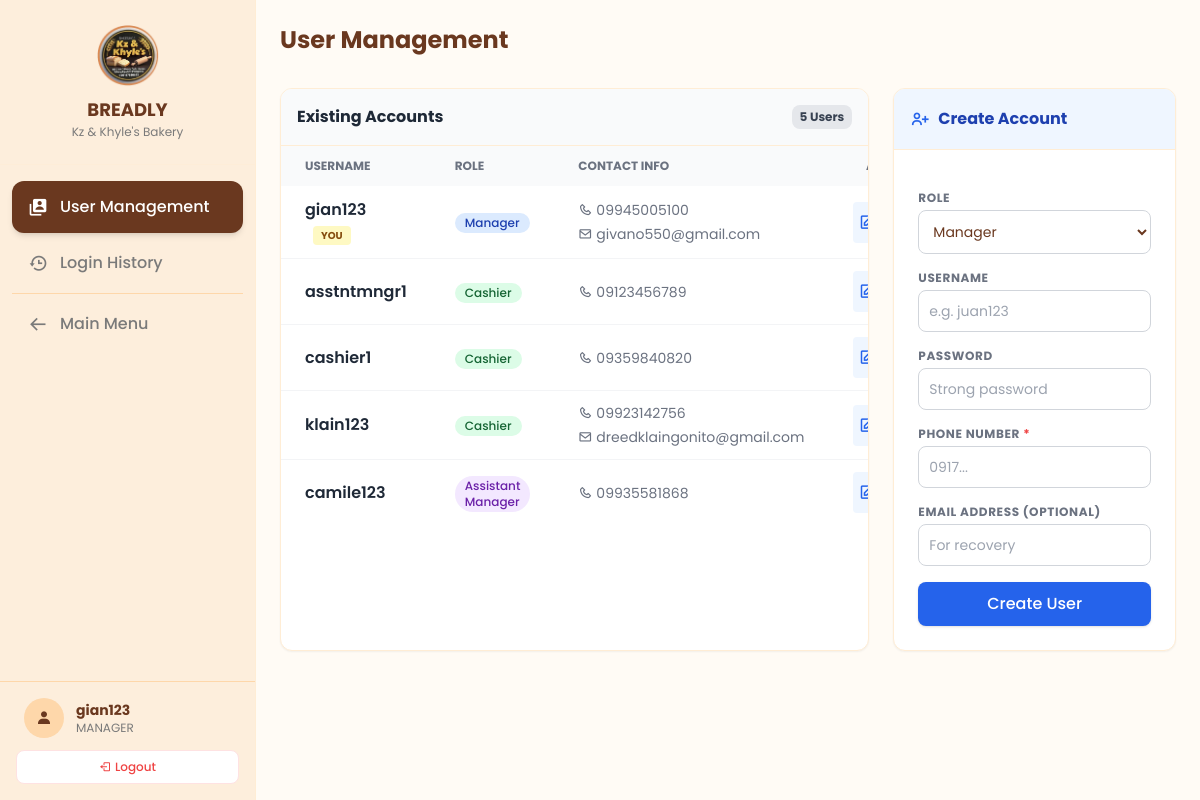
Page /nav/account_management.php (signed in) on the committed database.
### tables this page shows
CREATE TABLE `users` (
  `user_id` int(11) NOT NULL,
  `username` varchar(100) NOT NULL,
  `password` varchar(255) DEFAULT NULL,
  `role` enum('manager','cashier','assistant_manager') NOT NULL,
  `email` varchar(150) DEFAULT NULL,
  `phone_number` varchar(11) NOT NULL,
  `enable_daily_report` tinyint(1) NOT NULL DEFAULT 0 COMMENT 'For daily SMS reports',
  `created_at` timestamp NOT NULL DEFAULT current_timestamp()
);

### db_connection.php (called while the page is built, shortened)
<?php
class Database {
    public $conn;
    private function connect() {
        $this->conn = null;
        try {
            $dsn = "mysql:host=" . DB_HOST . ";dbname=" . DB_NAME . ";charset=utf8mb4";
            $options = [
                PDO::ATTR_ERRMODE => PDO::ERRMODE_EXCEPTION,
                PDO::ATTR_DEFAULT_FETCH_MODE => PDO::FETCH_ASSOC,
                PDO::ATTR_EMULATE_PREPARES => false,
            ];
            $this->conn = new PDO($dsn, DB_USER, DB_PASS, $options);
            $this->conn->exec("SET time_zone = '+08:00';");
        } catch (PDOException $e) {
            error_log("Database Connection Failed: " . $e->getMessage());
            die("Database Connection Error. Check error logs.");
        }
    }
    public function getConnection() {
        return $this->conn;
    }
}
?>

### src/AbstractManager.php (called while the page is built, shortened)
<?php
require_once '../db_connection.php';
abstract class AbstractManager {
    public function __construct() {
        $db = new Database();
        $this->conn = $db->getConnection();
    }
}
?>

### src/UserManager.php (called while the page is built, shortened)
<?php
require_once 'AbstractManager.php';
class UserManager extends AbstractManager implements ListableData {
    public function getAllUsers() {
        try {
            $stmt = $this->conn->prepare("CALL AdminGetAllUsers()");
            $stmt->execute();
            return $stmt->fetchAll(PDO::FETCH_ASSOC);
        } catch (PDOException $e) {
            error_log("Get Users Error: " . $e->getMessage());
            return [];
        }
    }
}
?>

### nav/account_management.php (the view, shortened to what this page needs)
<?php
require_once '../src/UserManager.php';
$userManager = new UserManager();
$current_role = $_SESSION["role"];
$is_edit = false;
$edit_data = [];
$users = $userManager->getAllUsers();
?>
<!DOCTYPE html>
<html lang="en">
<head>
    <link href='https://unpkg.com/boxicons@2.1.4/css/boxicons.min.css' rel='stylesheet'>
    <script src="https://cdn.tailwindcss.com"></script>
</head>
<body class="bg-breadly-bg text-breadly-dark font-sans h-screen flex overflow-hidden selection:bg-orange-200">
    <aside class="hidden lg:flex w-64 flex-col bg-breadly-sidebar h-full border-r border-orange-100 shrink-0 transition-all duration-300" id="sidebar">
        <div class="p-6 text-center border-b border-orange-100/50">
            <img src="../images/kzklogo.png" alt="BREADLY Logo" class="w-16 mx-auto mb-2">
            <h5 class="font-bold text-lg text-breadly-dark">BREADLY</h5>
            <p class="text-xs text-breadly-secondary">Kz & Khyle's Bakery</p>
        </div>
        <nav class="flex-1 overflow-y-auto py-4 px-3 space-y-1">
            <a href="account_management.php" class="flex items-center gap-3 px-4 py-3 rounded-xl transition-colors bg-breadly-dark text-white shadow-md">
                <i class='bx bxs-user-account text-xl'></i><span class="font-medium">User Management</span>
            </a>
            <a href="login_history.php" class="flex items-center gap-3 px-4 py-3 rounded-xl transition-colors text-breadly-secondary hover:bg-orange-100 hover:text-breadly-dark">
                <i class='bx bx-history text-xl'></i><span class="font-medium">Login History</span>
            </a>
            <div class="my-4 border-t border-orange-200"></div>
            <a href="../index.php" class="flex items-center gap-3 px-4 py-3 rounded-xl text-breadly-secondary hover:bg-orange-100 hover:text-breadly-dark transition-colors">
                <i class='bx bx-arrow-back text-xl'></i><span class="font-medium">Main Menu</span>
            </a>
        </nav>
        <div class="p-4 border-t border-orange-200">
            <div class="flex items-center gap-3 px-2 mb-3">
                <div class="w-10 h-10 rounded-full bg-orange-200 flex items-center justify-center text-breadly-dark font-bold"><i class='bx bxs-user'></i></div>
                <div class="flex-1 min-w-0">
                    <p class="text-sm font-bold text-breadly-dark truncate"><?php echo htmlspecialchars($_SESSION['username']); ?></p>
                    <p class="text-xs text-breadly-secondary uppercase"><?php echo str_replace('_', ' ', $current_role); ?></p>
                </div>
            </div>
            <a href="logout.php" class="flex items-center justify-center gap-1 py-2 text-xs font-medium text-red-500 bg-white border border-red-100 rounded-lg hover:bg-red-50 transition-colors">
                <i class='bx bx-log-out'></i> Logout
            </a>
        </div>
    </aside>
    <main class="flex-1 flex flex-col h-full overflow-hidden relative w-full">
        <div class="p-6 pb-2 flex flex-col md:flex-row md:items-center justify-between gap-4 bg-breadly-bg z-10">
            <div class="flex items-center gap-3">
                <h1 class="text-2xl font-bold text-breadly-dark">User Management</h1>
            </div>
        </div>
        <div class="flex-1 overflow-y-auto p-6 pb-20">
            <div class="grid grid-cols-1 lg:grid-cols-3 gap-6">
                <div class="lg:col-span-2">
                    <div class="bg-white rounded-xl shadow-sm border border-orange-100 overflow-hidden h-full flex flex-col">
                        <div class="p-4 border-b border-orange-100 flex justify-between items-center bg-gray-50">
                            <h5 class="font-bold text-gray-800">Existing Accounts</h5>
                            <span class="bg-gray-200 text-gray-700 px-2 py-1 rounded-lg text-xs font-bold"><?php echo count($users); ?> Users</span>
                        </div>
                        <div class="flex-1 overflow-y-auto p-0">
                            <table class="w-full text-left border-collapse">
                                <thead class="bg-gray-50 text-xs uppercase text-gray-500 font-semibold">
                                    <tr>
                                        <th class="px-6 py-3">Username</th>
                                        <th class="px-6 py-3">Role</th>
                                        <th class="px-6 py-3">Contact Info</th>
                                        <th class="px-6 py-3 text-right">Actions</th>
                                    </tr>
                                </thead>
                                <tbody class="divide-y divide-gray-100">
                                    <?php foreach ($users as $user): ?>
                                    <tr class="hover:bg-gray-50 transition-colors">
                                        <td class="px-6 py-3">
                                            <div class="font-semibold text-gray-800">
                                                <?php echo htmlspecialchars($user['username']); ?>
                                                <?php if($user['user_id'] == $_SESSION['user_id']): ?>
                                                    <span class="ml-2 inline-flex items-center px-2 py-0.5 rounded text-[10px] font-bold bg-yellow-100 text-yellow-800">YOU</span>
                                                <?php endif; ?>
                                            </div>
                                        </td>
                                        <td class="px-6 py-3">
                                            <?php
                                                $badgeClass = 'bg-gray-100 text-gray-800';
                                                if ($user['role'] == 'manager') $badgeClass = 'bg-blue-100 text-blue-800';
                                                if ($user['role'] == 'assistant_manager') $badgeClass = 'bg-purple-100 text-purple-800';
                                                if ($user['role'] == 'cashier') $badgeClass = 'bg-green-100 text-green-800';
                                            ?>
                                            <span class="inline-flex items-center px-2.5 py-0.5 rounded-full text-xs font-medium <?php echo $badgeClass; ?>">
                                                <?php echo ucwords(str_replace('_', ' ', $user['role'])); ?>
                                            </span>
                                        </td>
                                        <td class="px-6 py-3 text-sm text-gray-500 space-y-1">
                                            <?php if(!empty($user['phone_number'])): ?>
                                                <div class="flex items-center gap-1"><i class='bx bx-phone'></i> <?php echo htmlspecialchars($user['phone_number']); ?></div>
                                            <?php endif; ?>
                                            <?php if(!empty($user['email'])): ?>
                                                <div class="flex items-center gap-1"><i class='bx bx-envelope'></i> <?php echo htmlspecialchars($user['email']); ?></div>
                                            <?php endif; ?>
                                        </td>
                                        <td class="px-6 py-3 text-right">
                                            <?php if($user['user_id'] != $_SESSION['user_id']): ?>
                                                <div class="flex justify-end gap-2">
                                                    <a href="account_management.php?action=edit&id=<?php echo $user['user_id']; ?>" class="p-1.5 text-blue-600 bg-blue-50 rounded hover:bg-blue-100 transition-colors" title="Edit">
                                                        <i class='bx bx-edit text-lg'></i>
                                                    </a>
                                                </div>
                                            <?php else: ?>
                                                <div class="flex justify-end gap-2">
                                                    <a href="account_management.php?action=edit&id=<?php echo $user['user_id']; ?>" class="p-1.5 text-blue-600 bg-blue-50 rounded hover:bg-blue-100 transition-colors" title="Edit">
                                                        <i class='bx bx-edit text-lg'></i>
                                                    </a>
                                                </div>
                                            <?php endif; ?>
                                        </td>
                                    </tr>
                                    <?php endforeach; ?>
                                </tbody>
                            </table>
                        </div>
                    </div>
                </div>
                <div class="lg:col-span-1">
                    <div class="bg-white rounded-xl shadow-sm border border-orange-100 overflow-hidden sticky top-4">
                        <div class="p-4 border-b border-orange-100 <?php echo $is_edit ? 'bg-orange-50' : 'bg-blue-50'; ?> flex items-center gap-2">
                            <i class='bx <?php echo $is_edit ? 'bx-edit text-orange-600' : 'bx-user-plus text-blue-600'; ?> text-xl'></i>
                            <h5 class="font-bold <?php echo $is_edit ? 'text-orange-800' : 'text-blue-800'; ?>">
                                <?php echo $is_edit ? 'Edit Account' : 'Create Account'; ?>
                            </h5>
                        </div>
                        <div class="p-6">
                            <form action="account_management.php" method="POST" class="space-y-4">
                                <div>
                                    <label class="block text-xs font-bold text-gray-500 mb-1 uppercase tracking-wider">Role</label>
                                    <select name="role" required class="w-full p-2.5 bg-white border border-gray-300 rounded-lg text-sm focus:ring-2 focus:ring-breadly-btn outline-none">
                                        <option value="manager" <?php if($is_edit && $edit_data['role'] == 'manager') echo 'selected'; ?>>Manager</option>
                                    </select>
                                </div>
                                <div>
                                    <label class="block text-xs font-bold text-gray-500 mb-1 uppercase tracking-wider">Username</label>
                                    <input type="text" name="username"
                                           value="<?php echo $is_edit ? htmlspecialchars($edit_data['username']) : ''; ?>"
                                           placeholder="e.g. juan123" required
                                           class="w-full p-2.5 bg-white border border-gray-300 rounded-lg text-sm focus:ring-2 focus:ring-breadly-btn outline-none">
                                </div>
                                <div>
                                    <label class="block text-xs font-bold text-gray-500 mb-1 uppercase tracking-wider">
                                        Password <?php if($is_edit) echo '<span class="text-red-500 font-normal normal-case text-[10px] ml-1">(Leave blank to keep)</span>'; ?>
                                    </label>
                                    <input type="password" name="password"
                                           placeholder="<?php echo $is_edit ? 'New password (optional)' : 'Strong password'; ?>"
                                           <?php echo $is_edit ? '' : 'required'; ?>
                                           class="w-full p-2.5 bg-white border border-gray-300 rounded-lg text-sm focus:ring-2 focus:ring-breadly-btn outline-none">
                                </div>
                                <div>
                                    <label class="block text-xs font-bold text-gray-500 mb-1 uppercase tracking-wider">Phone Number <span class="text-red-500">*</span></label>
                                    <input type="text" name="phone"
                                           value="<?php echo $is_edit ? htmlspecialchars($edit_data['phone_number']) : ''; ?>"
                                           placeholder="0917..." maxlength="11" required
                                           class="w-full p-2.5 bg-white border border-gray-300 rounded-lg text-sm focus:ring-2 focus:ring-breadly-btn outline-none">
                                </div>
                                <div>
                                    <label class="block text-xs font-bold text-gray-500 mb-1 uppercase tracking-wider">Email Address (Optional)</label>
                                    <input type="email" name="email"
                                           value="<?php echo $is_edit ? htmlspecialchars($edit_data['email']) : ''; ?>"
                                           placeholder="For recovery"
                                           class="w-full p-2.5 bg-white border border-gray-300 rounded-lg text-sm focus:ring-2 focus:ring-breadly-btn outline-none">
                                </div>
                                <button type="submit" class="w-full py-2.5 text-white font-medium rounded-lg shadow transition-colors mt-2 <?php echo $is_edit ? 'bg-orange-500 hover:bg-orange-600' : 'bg-blue-600 hover:bg-blue-700'; ?>">
                                    <?php echo $is_edit ? 'Update User' : 'Create User'; ?>
                                </button>
                            </form>
                        </div>
                    </div>
                </div>
            </div>
        </div>
    </main>
</body>
</html>

### rows in the picture
users: username "gian123", shows "YOU", role "Manager", phone_number "09945005100", email "givano550@gmail.com"
users: username "asstntmngr1", role "Cashier", phone_number "09123456789"
users: username "cashier1", role "Cashier", phone_number "09359840820"
users: username "klain123", role "Cashier", phone_number "09923142756", email "dreedklaingonito@gmail.com"
users: username "camile123", role "Assistant Manager", phone_number "09935581868"

### other values in the picture
$_SESSION['username'] "gian123"
str_replace('_', ' ', $current_role) "MANAGER"
count($users) "5"
